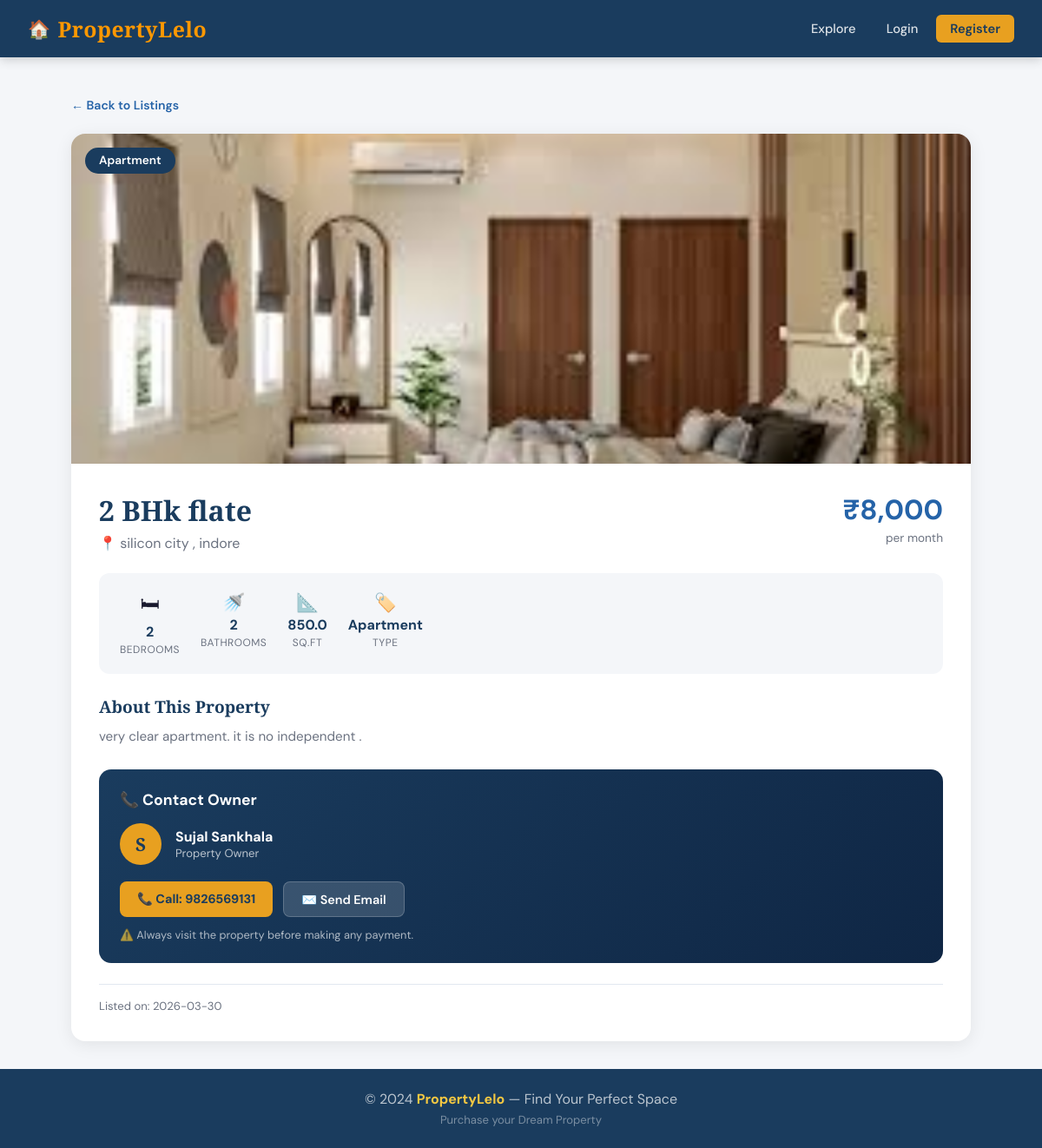
/property/1, run on the app's committed database.
### tables this page shows
CREATE TABLE properties (
            id INTEGER PRIMARY KEY AUTOINCREMENT,
            owner_id INTEGER NOT NULL,
            title TEXT NOT NULL,
            description TEXT,
            property_type TEXT NOT NULL,
            price REAL NOT NULL,
            location TEXT NOT NULL,
            city TEXT NOT NULL,
            bedrooms INTEGER,
            bathrooms INTEGER,
            area REAL,
            image_filename TEXT,
            status TEXT DEFAULT 'pending',
            created_at TIMESTAMP DEFAULT CURRENT_TIMESTAMP,
            FOREIGN KEY (owner_id) REFERENCES users(id)
        );

CREATE TABLE users (
            id INTEGER PRIMARY KEY AUTOINCREMENT,
            name TEXT NOT NULL,
            email TEXT UNIQUE NOT NULL,
            password TEXT NOT NULL,
            role TEXT NOT NULL DEFAULT 'client',
            phone TEXT,
            created_at TIMESTAMP DEFAULT CURRENT_TIMESTAMP
        );

### app.py (the view)
@app.route('/property/<int:pid>')
def property_detail(pid):
    db = get_db()
    prop = db.execute(
        "SELECT p.*, u.name as owner_name, u.phone as owner_phone, u.email as owner_email FROM properties p JOIN users u ON p.owner_id=u.id WHERE p.id=? AND p.status='approved'",
        (pid,)
    ).fetchone()
    db.close()
    if not prop:
        flash('Property not found or not approved yet.', 'danger')
        return redirect(url_for('index'))
    return render_template('property_detail.html', prop=prop)

### database.py (called while the page is built)
def get_db():
    conn = sqlite3.connect(DATABASE)
    conn.row_factory = sqlite3.Row
    return conn

### templates/property_detail.html (shortened to what this page needs)
{% extends 'base.html' %}
{% block content %}
<div class="detail-wrapper">
    <a href="{{ url_for('index') }}" class="back-link">← Back to Listings</a>
    <div class="detail-card">
        <div class="detail-image-wrap">
            {% if prop.image_filename %}
                <img src="{{ url_for('static', filename='uploads/' + prop.image_filename) }}" alt="{{ prop.title }}" class="detail-image">
            {% else %}
                <div class="detail-image-placeholder">🏠</div>
            {% endif %}
            <span class="detail-badge">{{ prop.property_type }}</span>
        </div>
        <div class="detail-content">
            <div class="detail-top">
                <div>
                    <h1 class="detail-title">{{ prop.title }}</h1>
                    <p class="detail-location">📍 {{ prop.location }}, {{ prop.city }}</p>
                </div>
                <div class="detail-price-box">
                    <span class="detail-price">₹{{ "{:,.0f}".format(prop.price) }}</span>
                    <span class="detail-price-sub">per month</span>
                </div>
            </div>
            <div class="detail-specs">
                {% if prop.bedrooms %}
                <div class="spec-item"><span class="spec-icon">🛏</span><span class="spec-val">{{ prop.bedrooms }}</span><span class="spec-label">Bedrooms</span></div>
                {% endif %}
                {% if prop.bathrooms %}
                <div class="spec-item"><span class="spec-icon">🚿</span><span class="spec-val">{{ prop.bathrooms }}</span><span class="spec-label">Bathrooms</span></div>
                {% endif %}
                {% if prop.area %}
                <div class="spec-item"><span class="spec-icon">📐</span><span class="spec-val">{{ prop.area }}</span><span class="spec-label">sq.ft</span></div>
                {% endif %}
                <div class="spec-item"><span class="spec-icon">🏷️</span><span class="spec-val">{{ prop.property_type }}</span><span class="spec-label">Type</span></div>
            </div>
            {% if prop.description %}
            <div class="detail-description">
                <h3>About This Property</h3>
                <p>{{ prop.description }}</p>
            </div>
            {% endif %}
            <div class="owner-contact-card">
                <h3>📞 Contact Owner</h3>
                <div class="owner-info">
                    <div class="owner-avatar">{{ prop.owner_name[0].upper() }}</div>
                    <div class="owner-details">
                        <strong>{{ prop.owner_name }}</strong>
                        <p>Property Owner</p>
                    </div>
                </div>
                <div class="contact-actions">
                    <a href="tel:{{ prop.owner_phone }}" class="btn-call">📞 Call: {{ prop.owner_phone }}</a>
                    <a href="mailto:{{ prop.owner_email }}" class="btn-email">✉️ Send Email</a>
                </div>
                <p class="contact-note">⚠️ Always visit the property before making any payment.</p>
            </div>
            <div class="detail-posted"><p>Listed on: {{ prop.created_at[:10] }}</p></div>
        </div>
    </div>
</div>
{% endblock %}

### templates/base.html (shortened to what this page needs)
<!DOCTYPE html>
<html lang="en">
<head>
    <link rel="stylesheet" href="{{ url_for('static', filename='style.css') }}">
</head>
<body>
<nav class="navbar">
    <a class="navbar-brand" href="{{ url_for('index') }}">
        <span class="brand-icon">🏠</span>
        <span class="brand-accent">PropertyLelo</span>
    </a>
    <div class="nav-links">
        <a href="{{ url_for('index') }}" class="nav-link">Explore</a>
        {% if session.user_id %}
            {% if session.user_role == 'admin' %}
                <a href="{{ url_for('admin') }}" class="nav-link">Admin Panel</a>
            {% else %}
                <a href="{{ url_for('dashboard') }}" class="nav-link">Dashboard</a>
                {% if session.user_role == 'owner' %}
                    <a href="{{ url_for('add_property') }}" class="btn-nav">+ Add Property</a>
                {% endif %}
            {% endif %}
            <span class="nav-user">👤 {{ session.user_name }}</span>
            <a href="{{ url_for('logout') }}" class="nav-link logout">Logout</a>
        {% else %}
            <a href="{{ url_for('login') }}" class="nav-link">Login</a>
            <a href="{{ url_for('register') }}" class="btn-nav">Register</a>
        {% endif %}
    </div>
</nav>
<main class="main-content">
    {% block content %}{% endblock %}
</main>
<footer class="footer">
    <div class="footer-inner">
        <p>© 2024 <strong>PropertyLelo</strong> — Find Your Perfect Space</p>
        <p class="footer-sub">Purchase your Dream Property</p>
    </div>
</footer>
</body>
</html>

### data on the page
properties: image_filename (picture), property_type "Apartment", title "2 BHk flate", location "silicon city", city "indore", price "8,000", bedrooms "2", bathrooms "2", area "850.0", description "very clear apartment. it is no independent .", created_at "2026-03-30"
users: name "S", owner_name "Sujal Sankhala", owner_phone "9826569131"
